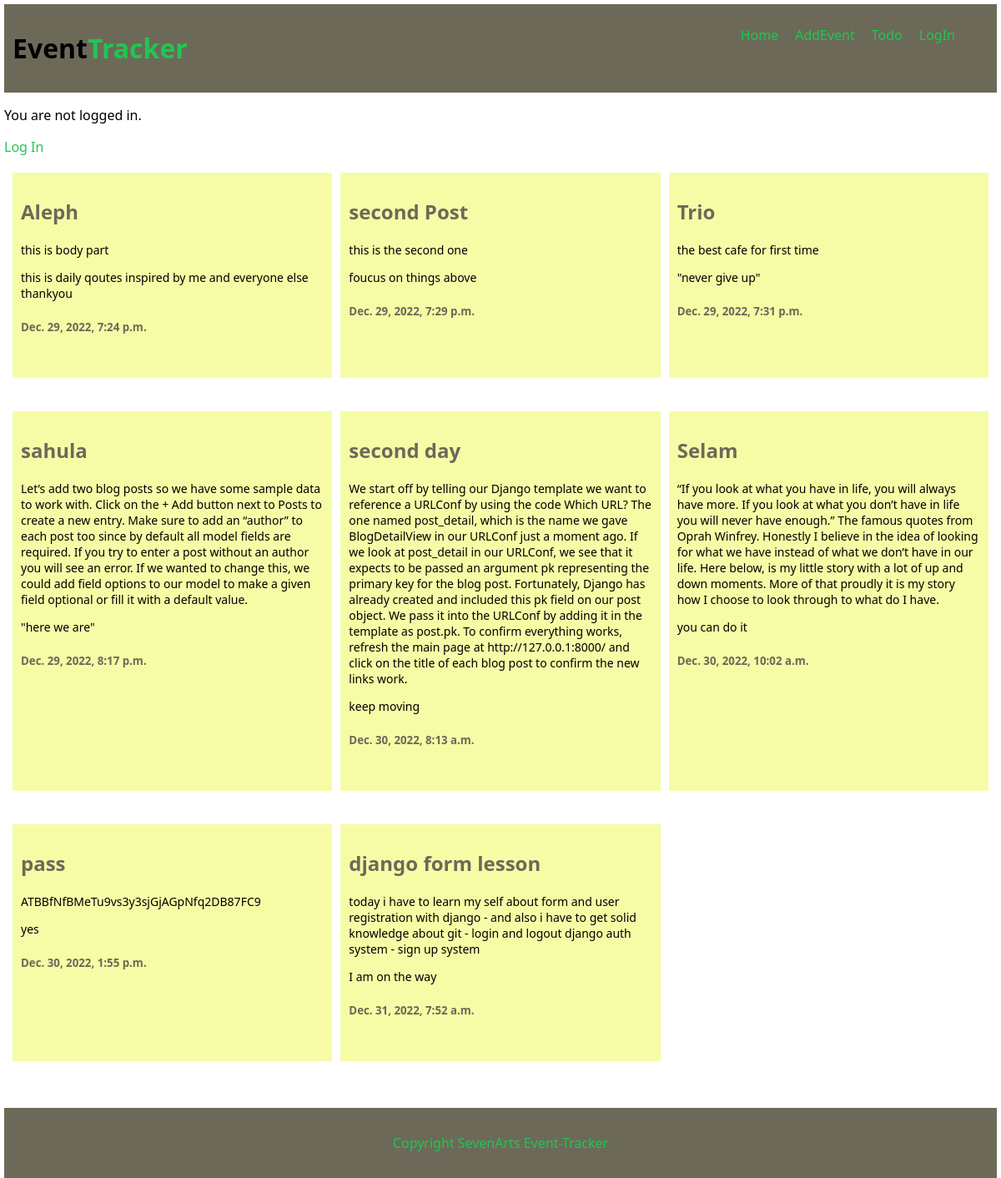
The page / on the database its author committed.
### event/models.py (models this page shows, shortened)
class Post(models.Model):
    title = models.CharField(max_length=255)
    body = models.TextField()
    qoutes = models.TextField()
    created_at = models.DateTimeField(auto_now_add = True)

### event/views.py (the view)
# urls.py: path('', EventListView.as_view(), name='home'),
class EventListView(ListView):
    model = Post
    template_name = 'event/home.html'

### event/templates/event/home.html
{% extends 'event/base.html' %}
{% block content %}
    <div class="card-container">
        <div class="card">
            {% for post in object_list %}
                <div class="poster">
                    <h2><a href="{% url 'post_detail' post.pk %}">{{ post.title }}</a></h2>
                    <p>{{post.body}}</p>
                    <p>{{post.qoutes}}</p>
                    <h5>{{post.created_at}}</h5>
                </div>
            {% endfor %}
        </div>
    </div>
{% endblock content %}

### event/templates/event/base.html (shortened to what this page needs)
{% load static %}
<!DOCTYPE html>
<html lang="en">
<head>
    <link rel="stylesheet" href='{% static "css/core.css" %}''>
</head>
<body>
    <div class="container">
        <header class="header">
            <a class='title' href="{% url 'home' %}"><h1 class="title">Event<strong class="title2">Tracker</strong></h1></a>
            <nav class="nav-bar">
                <ul class="nav-list">
                    <li><a href="{% url 'home' %}">Home</a></li>
                    <li><a href="{% url 'event_new' %}">AddEvent</a></li>
                    <li><a href="">Todo</a></li>
                    <li><a href="{% url 'login' %}">LogIn</a></li>
                </ul>
            </nav>
        </header>
        <section class="login-check">
            {% if user.is_authenticated %}
                <h5>Hi {{ user.username }}!</h5>
                <a href="{% url 'logout' %}">Log out</a>
            {% else %}
                <p> You are not logged in. </p>
                <a href="{% url 'login' %}">Log In</a>
            {% endif %}
        </section>
        <section>
            {% block content %}
            {% endblock content %}
        </section>
        <footer>
            <div class="foot">
                <p>Copyright SevenArts Event-Tracker</p>
            </div>
        </footer>
    </div>
</body>
</html>

### event/static/css/core.css (style rules this page uses)
body { font-family: 'Segoe UI', Tahoma, Geneva, Verdana, sans-serif; color: rgb(0, 0, 0); padding: 5px; margin: 0; }
.container { padding: 0; margin: 0; position: relative; width: 100%; height: 100%; }
strong { color: #1fc751; }
.header { display: flex; padding: 10px; flex-direction: row; background: #6d6958; position: relative; }
.nav-bar { display: flex; align-items: center; position: absolute; right:50px; }
.nav-list { display: flex; column-gap: 20px; list-style-type: none; text-decoration: none; left: 20px; margin-bottom: 20px; }
.nav-list a { text-decoration: none; color: #1fc751; }
.card a { color: #6d6958; }
.foot { background-color:#6d6958 ; padding: 15px 0; bottom: 0px; display: block; width: 100%; align-items: center; align-content: center; text-align: center; position: absolute; bottom: -100px; color: #1fc751; }
.card { padding: 10px; display: grid; grid-template-columns: repeat(3, 1fr); grid-gap: 10px; padding: 10px; margin-top: 10px; }
.poster { background-color: #f6fca6; padding: 10px; align-items: center; align-items: center; margin-bottom: 30px; overflow: hidden; padding-bottom: 30px; }
.poster h5 { color: #6d6958; }
.poster p { font-size: 14px; }
.title { text-decoration: none; color: black; }
a { text-decoration: none; color: #1fc751; }

### rows shown on the page
Post: title "Aleph", body "this is body part", qoutes "this is daily qoutes inspired by me and everyone else thankyou", created_at "Dec. 29, 2022, 7:24 p.m."
Post: title "second Post", body "this is the second one", qoutes "foucus on things above", created_at "Dec. 29, 2022, 7:29 p.m."
Post: title "Trio", body "the best cafe for first time", qoutes "\"never give up\"", created_at "Dec. 29, 2022, 7:31 p.m."
Post: title "sahula", body "Let’s add two blog posts so we have some sample data to work with. Click on the + Add button next to Posts to create a new entry. Make sure to add an “author” to each post too since by default all model fields are required. If you try to enter a post without an author you will see an error. If we wanted to change this, we could add field options to our model to make a given field optional or fill it with a default value.", qoutes "\"here we are\"", created_at "Dec. 29, 2022, 8:17 p.m."
Post: title "second day", body "We start off by telling our Django template we want to reference a URLConf by using the code Which URL? The one named post_detail, which is the name we gave BlogDetailView in our URLConf just a moment ago. If we look at post_detail in our URLConf, we see that it expects to be passed an argument pk representing the primary key for the blog post. Fortunately, Django has already created and included this pk field on our post object. We pass it into the URLConf by adding it in the template as post.pk. To confirm everything works, refresh the main page at http://127.0.0.1:8000/ and click on the title of each blog post to confirm the new links work.", qoutes "keep moving", created_at "Dec. 30, 2022, 8:13 a.m."
Post: title "Selam", body "“If you look at what you have in life, you will always have more. If you look at what you don’t have in life you will never have enough.” The famous quotes from Oprah Winfrey. Honestly I believe in the idea of looking for what we have instead of what we don’t have in our life. Here below, is my little story with a lot of up and down moments. More of that proudly it is my story how I choose to look through to what do I have.", qoutes "you can do it", created_at "Dec. 30, 2022, 10:02 a.m."
Post: title "pass", body "ATBBfNfBMeTu9vs3y3sjGjAGpNfq2DB87FC9", qoutes "yes", created_at "Dec. 30, 2022, 1:55 p.m."
Post: title "django form lesson", body "today i have to learn my self about form and user registration with django - and also i have to get solid knowledge about git - login and logout django auth system - sign up system", qoutes "I am on the way", created_at "Dec. 31, 2022, 7:52 a.m."
